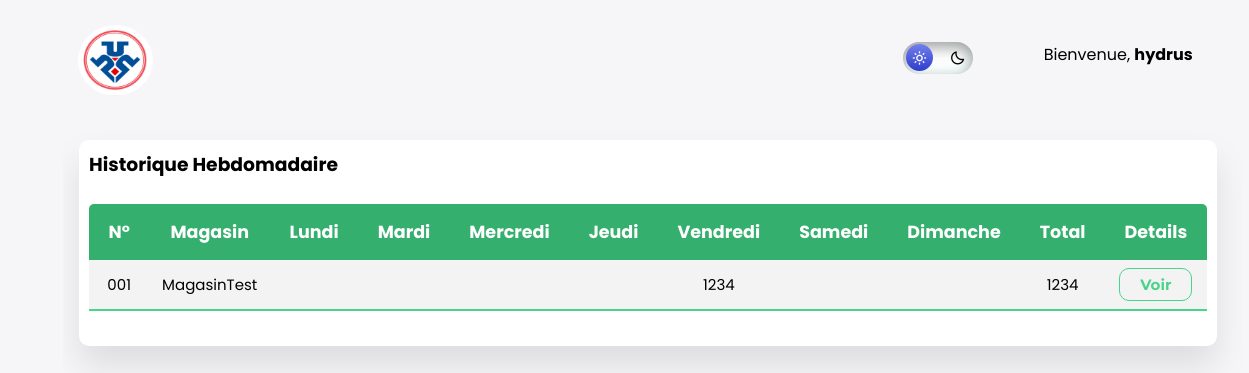
The page /magboard/historique/ (signed in) on the database as committed earlier.
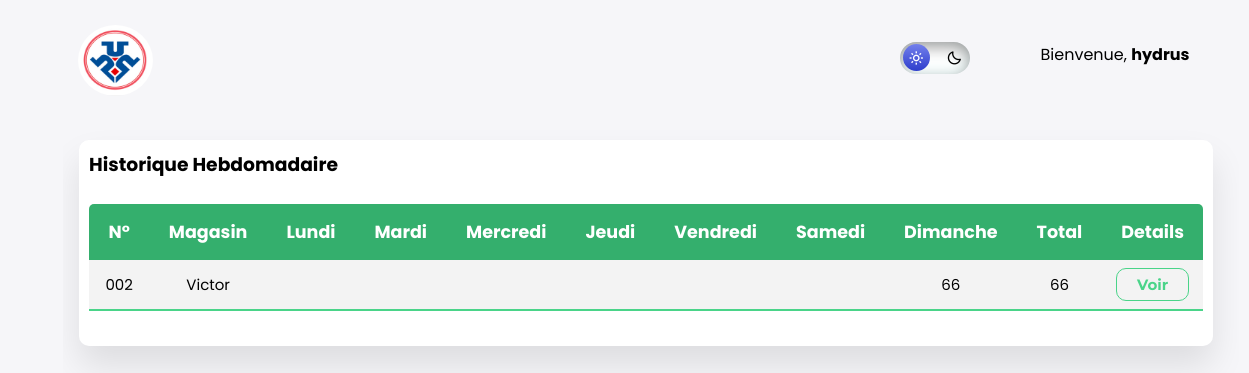
The same page on the database as committed later.
### magboard/models.py (models this page shows, shortened)
class Magasin_weekly(models.Model):
    magasin = models.ForeignKey(Magasin, on_delete=models.CASCADE)
    value = models.IntegerField()
    week = models.IntegerField(default=date.today().isocalendar()[1])

class Magasin_day_value(models.Model):
    magasin = models.ForeignKey(Magasin,  on_delete=models.CASCADE)
    week = models.IntegerField(default=date.today().isocalendar()[1])
    mon = models.IntegerField(blank=True, null=True, default=None)
    tue = models.IntegerField(blank=True, null=True, default=None)
    wed = models.IntegerField( blank=True, null=True, default=None)
    thur = models.IntegerField(blank=True, null=True, default=None)
    fri = models.IntegerField(blank=True, null=True, default=None)
    sat = models.IntegerField( blank=True, null=True, default=None)
    sun = models.IntegerField( blank=True, null=True, default=None)

### authentication/models.py (models this page shows, shortened)
class Magasin(models.Model):
    MAGASIN = 'MAGASIN'
    ROLE_CHOICES=(
        ("", '----'),
        (MAGASIN, 'MAGASIN')
    )
    ENSEIGNES_CHOICES =(
        ("", '------------'),
        ("FRANPRIX", 'FRANPRIX'),
        ("NATURALIA", 'NATURALIA'),
        ("MONOPRIX", 'MONOPRIX'),
        ("CARREFOUR", 'CARREFOUR'),
        ("AUCHAN", 'AUCHAN'),
    )
    code = models.CharField(max_length=3)
    user = models.CharField(max_length=100)
    password = models.CharField(max_length=100)
    role = models.CharField(max_length=50, choices=ROLE_CHOICES, default="MAGASIN")
    superviseur = models.ManyToManyField("Superviseur", related_name="My_Superviseur",  null=True,  blank=True)
    email = models.EmailField(max_length=254)
    number = PhoneNumberField(null=False, blank=False)
    enseignes = models.CharField(max_length=50, choices=ENSEIGNES_CHOICES)

### magboard/views.py (the view, shortened to what this page needs)
# urls.py: path('historique/', views.historiqueView, name='historique'),
@login_required(login_url='login')
def historiqueView(request):
    if request.user.role == "ADMIN" or request.user.is_staff or request.user.role == "DIRECTION":
        magasin_obj = Magasin_day_value.objects.all().order_by('magasin__code')
        ori_magasin = Magasin.objects.all().order_by('code')
        page = request.GET.get('page', -1)
        mvalue = []
        wvalue = []
        mdvalue = []
        for item in magasin_obj:
            magasin_day_value = Magasin_day_value.objects.filter(magasin=item.magasin)
            mdvalue += magasin_day_value
            value = Magasin_value.objects.filter(magasin=item.magasin)
            mvalue += value
            week_value = Magasin_weekly.objects.filter(magasin=item.magasin)
            wvalue += week_value
        rough_week_list = []
        for iteme in mvalue:
            week = iteme.week
            rough_week_list.extend([week])
        week_list = []
        for week in rough_week_list:
            if week not in week_list:
                week_list.append(week)
        wvalue_list = []
        other_mag = []
        for w in week_list:
            for pers in Magasin.objects.all():
                magas = Magasin_value.objects.filter(magasin=pers, week=w)
                wwvalue = magas.aggregate(Sum('value'))
                final = {'mag': pers.user,
                    'week': w,
                    'value': wwvalue
                    }
                wvalue_list.append(final)
            null_magasin = Magasin.objects.all().exclude(magasin_value__week=w)
            fin = {'week': w,
                'list': null_magasin}
            other_mag.append(fin)
        print(other_mag)
        paginator = Paginator(magasin_obj, 1)
        w_paginator = Paginator(wvalue, 1)
        weekpaginator = Paginator(week_list, 1)
        wpage = request.GET.get('page', weekpaginator.num_pages)
        wlist = len(wvalue_list)
        try:
            magasin = magasin_obj
            weekpag = weekpaginator.page(wpage)
            w_magasin = w_paginator.page(page)
        except PageNotAnInteger:
            magasin = paginator.page(1)
            w_magasin = w_paginator.page(1)
            weekpag = weekpaginator.page(1)
        except EmptyPage:
            magasin = paginator.page(paginator.num_pages)
            w_magasin = w_paginator.page(w_paginator.num_pages)
        return render(request, 'historique.html', {'null_list': null_magasin,'magasins': magasin, 'magasin_value': mvalue, 'ori_magasin': ori_magasin,'week_no': wlist, 'other_magasins': other_mag, 'magasin_weekly':w_magasin, 'total_magasin_value': wvalue_list, 'magasin_day_value': mdvalue,  'weekpag': weekpag, 'weekpaginator': weekpaginator})

### magboard/templates/historique.html (shortened to what the changed rows need)
{% extends 'base.html' %}
{% load static %}
{% block custom-css %}
    <link rel="stylesheet" href="{% static 'css/historiss.css' %}">
    <link rel="stylesheet" href="{% static 'css/modalse.css' %}">
    {% endblock custom-css %}
{% block content %}
  <section class="attendance">
    {% if request.user.role == "ADMIN" or request.user.is_staff or request.user.role == "DIRECTION" or request.user.role == "SUPERVISEUR" %}
      {% for magasin_w in magasin_weekly  %}
        <div class="attendance-list">
          <h1>Historique hebdomadaire</h1>
          <div class="table-container">
            <table class="table">
                <thead>
                  <tr>
                      <th class="data-label"><h1>N°</h1></th>
                      <th class="data-label"><h1>Magasin</h1></th>
                      <th class="data-label"><h1>Lundi</h1></th>
                      <th class="data-label"><h1>Mardi</h1></th>
                      <th class="data-label"><h1>Mercredi</h1></th>
                      <th class="data-label"><h1>Jeudi</h1></th>
                      <th class="data-label"><h1>Vendredi</h1></th>
                      <th class="data-label"><h1>Samedi</h1></th>
                      <th class="data-label"><h1>Dimanche</h1></th>
                      <th class="data-label"><h1>Total</h1></th>
                      <th class="data-label"><h1>Details</h1></th>
                  </tr>
                </thead>
                {% for user_magasin in ori_magasin %}
                    {% for magasin in magasins %}
                      {% if magasin.week == magasin_w.week %}
                        {% if magasin.magasin == user_magasin %}
                          <tbody>
                            <tr>
                              <td scope="row" data-label="n°">{{user_magasin.code}}</td>
                              <td scope="row" data-label="magasin">{{user_magasin.user}}</td>
                              {% if magasin.mon is None %}
                              <td data-label="Lundi"></td>
                              {% else %}
                              <td data-label="Lundi">{{magasin.mon}}</td>
                              {% endif %}
                              {% if magasin.tue is None %}
                              <td data-label="Mardi"></td>
                              {% else %}
                              <td data-label="Mardi">{{magasin.tue}}</td>
                              {% endif %}
                              {% if magasin.wed is None %}
                              <td data-label="Mercredi"></td>
                              {% else %}
                              <td data-label="Mercredi">{{magasin.wed}}</td>
                              {% endif %}
                              {% if magasin.thur is None %}
                              <td data-label="Jeudi"></td>
                              {% else %}
                              <td data-label="Jeudi">{{magasin.thur}}</td>
                              {% endif %}
                              {% if magasin.fri is None %}
                              <td data-label="Vendredi"></td>
                              {% else %}
                              <td data-label="Vendredi">{{magasin.fri}}</td>
                              {% endif %}
                              {% if magasin.sat is None %}
                              <td data-label="Samedi"></td>
                              {% else %}
                              <td data-label="Samedi">{{magasin.sat}}</td>
                              {% endif %}
                              {% if magasin.sun is None %}
                              <td data-label="Dimanche"></td>
                              {% else %}
                              <td data-label="Dimanche">{{magasin.sun}}</td>
                              {% endif %}
                              {% for total in total_magasin_value %}
                                {% if total.week == magasin_w.week %}
                                  {% if total.mag == magasin.magasin.user %}
                                  <td scope="row" data-label="magasin">{{total.value.value__sum}}</td>
                                  {% endif %}
                                {% endif %}
                              {% endfor %}
                              <td data-label="View"><a  href="{% url 'voir' magasin.magasin.user magasin_w.week %}?page={{weekpaginator.num_pages}}" class="btn">Voir</a></td>
                            </tr>
                          </tbody>
                        {% endif %}
                      {% endif %}
                  {% endfor %}
                {% endfor %}
            </table>
          </div>
        </div>
      {% endfor %}
    {% endif %}
  </section>
{% endblock %}

Rows that differ between the two databases and show on the page:
no longer on this page (row edited): Magasin: code "001", user "MagasinTest"
removed Magasin_day_value: fri "1234", value.value__sum "1234"
added Magasin: code "002", user "Victor"
added Magasin_day_value: sun "66", value.value__sum "66"
